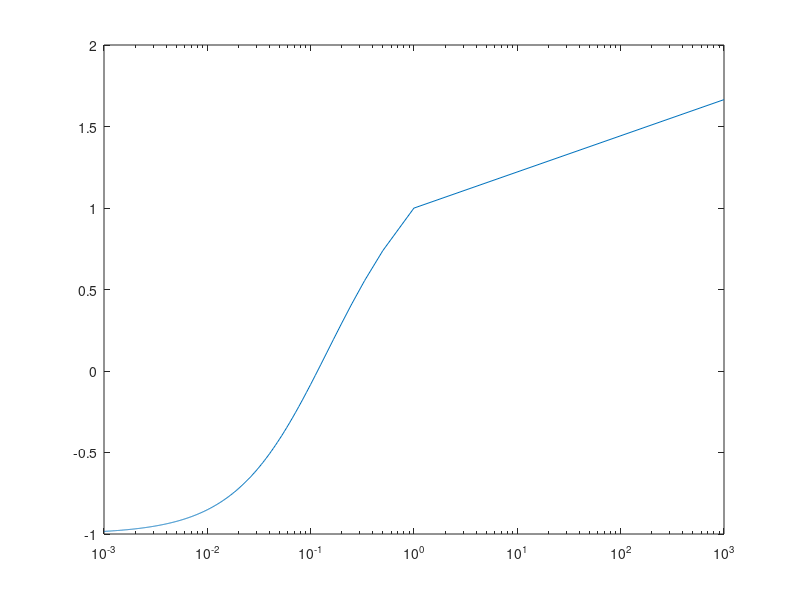

MATLAB code to generate this figure:
% problem 4.13 - mass spring system

% constants
L = 1;
k1 = 1;
k2 = linspace(1/1000, 1000, 1000);

for i = 1:length(k2)
    K = [2*k1 - k2(i), k1, k2(i);...
         k1, -2*k1 - k2(i), k1;...
         k2(i), k1, -k1 - k2(i)];
    b = [k2(i) * L;...
         -k2(i) * L;...
         -L*(k1+k2(i))];
    x = K \ b;
    x4(i) = x(3);
end

semilogx((1./k2), x4)